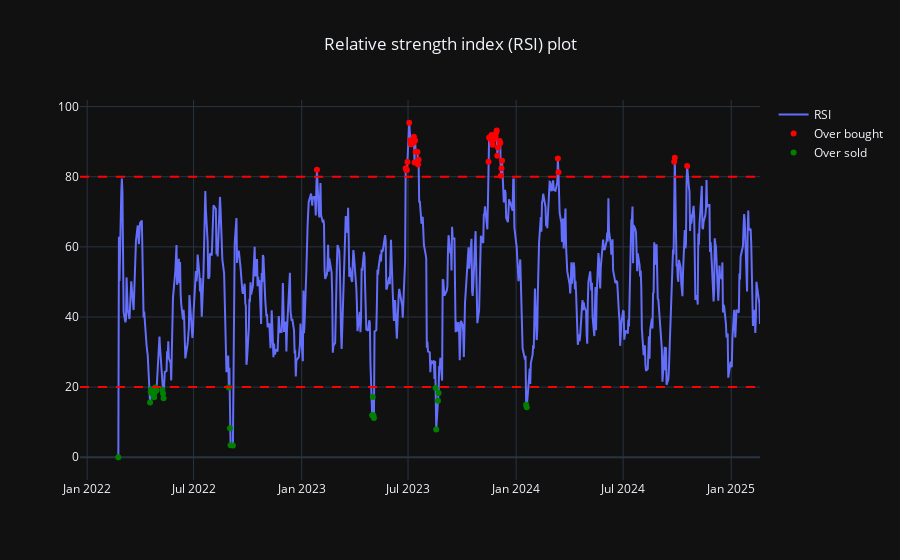

This figure's notebook cell:
### Code cell
df_rsi = strategy.calc_RSI(df)
strategy.show_RSI(df_rsi)

### Figure 1 — Plotly figure (JSON) as saved in the notebook; plotly's stock layout.template omitted (floating-point values rounded to 4 significant figures; data arrays with more than 128 entries replaced by an {"elided": "..."} marker saying what was removed)
{"data": [{"name": "RSI", "type": "scatter", "x": {"elided": "752 str values"}, "y": {"elided": "752 float values"}}, {"marker": {"color": "red"}, "mode": "markers", "name": "Over bought", "type": "scatter", "x": ["2022-02-22", "2023-01-27", "2023-06-27", "2023-06-28", "2023-06-29", "2023-06-30", "2023-07-03", "2023-07-05", "2023-07-06", "2023-07-07", "2023-07-10", "2023-07-11", "2023-07-12", "2023-07-13", "2023-07-14", "2023-07-17", "2023-07-18", "2023-07-19", "2023-11-15", "2023-11-16", "2023-11-17", "2023-11-20", "2023-11-21", "2023-11-22", "2023-11-24", "2023-11-27", "2023-11-28", "2023-11-29", "2023-11-30", "2023-12-01", "2023-12-04", "2023-12-05", "2023-12-06", "2023-12-07", "2023-12-08", "2024-03-12", "2024-03-13", "2024-09-26", "2024-09-27", "2024-10-18"], "y": [null, 81.98, 82.43, 81.93, 81.95, 84.23, 95.39, 90.43, 89.23, 89.33, 89.71, 91.42, 84.05, 90.36, 87.13, 87.08, 83.48, 84.85, 84.25, 91.15, 90.96, 91.88, 90.09, 89.14, 90.65, 91.5, 92.57, 93.18, 85.96, 88.33, 90.15, 89.65, 80.31, 82.45, 84.57, 85.17, 81.29, 84.29, 85.4, 83.04]}, {"marker": {"color": "green"}, "mode": "markers", "name": "Over sold", "type": "scatter", "x": ["2022-02-23", "2022-04-18", "2022-04-19", "2022-04-20", "2022-04-21", "2022-04-22", "2022-04-25", "2022-04-26", "2022-04-27", "2022-04-29", "2022-05-09", "2022-05-10", "2022-05-11", "2022-08-30", "2022-09-01", "2022-09-02", "2022-09-06", "2023-05-01", "2023-05-02", "2023-05-03", "2023-05-04", "2023-08-17", "2023-08-18", "2023-08-21", "2023-08-22", "2024-01-18", "2024-01-19"], "y": [0, 15.6, 18.57, 19.42, 18.73, 18.11, 17.09, 18.49, 19.92, 19.02, 19.24, 18.19, 16.83, 19.9, 8.261, 3.451, 3.346, 11.95, 17.2, 11.97, 11.21, 19.72, 7.942, 16.12, 18.32, 14.98, 14.28]}], "layout": {"shapes": [{"line": {"color": "red", "dash": "dash"}, "type": "line", "x0": 0, "x1": 1, "xref": "x domain", "y0": 80, "y1": 80, "yref": "y"}, {"line": {"color": "red", "dash": "dash"}, "type": "line", "x0": 0, "x1": 1, "xref": "x domain", "y0": 20, "y1": 20, "yref": "y"}], "title": {"text": "Relative strength index (RSI) plot", "x": 0.5, "xanchor": "center"}, "xaxis": {"rangeslider": {"visible": false}}}}
